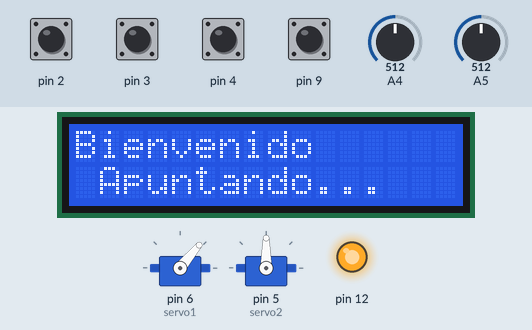
Recording of a sketch running on a simulated Arduino Uno, built with avr-gcc and run on an emulated ATmega328P. Parts: 2 × servo, 16×2 character LCD, output pins drawn as LEDs (lit = HIGH). The test bench sets the inputs (shaded band); at power-on: pin 2–4, pin 9 HIGH, A4 = 512, A5 = 512. What the sketch prints to the serial monitor is not drawn.

Above: at 1.4 s.
1.5 s: pin 9 pulled LOW for 0.25 s
At 2.8 s:
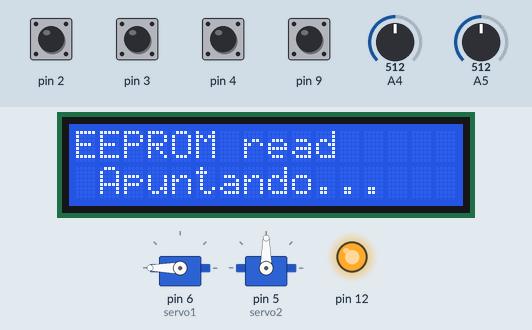
3.2 s: pin 3 pulled LOW for 0.25 s
At 4.7 s:
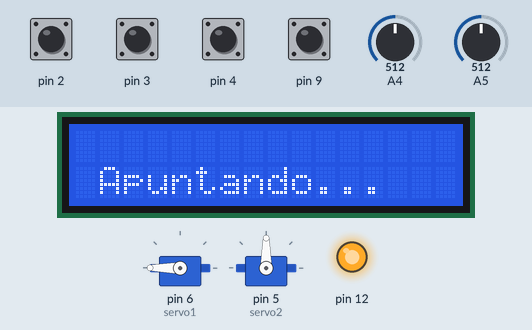
5.0 s: pin 2 pulled LOW for 0.25 s
At 5.12 s:
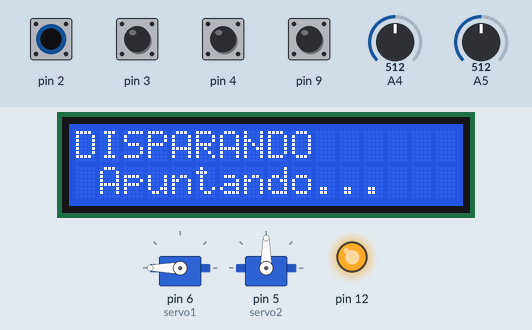
6.7 s: pin 4 pulled LOW for 0.25 s
At 7.4 s:
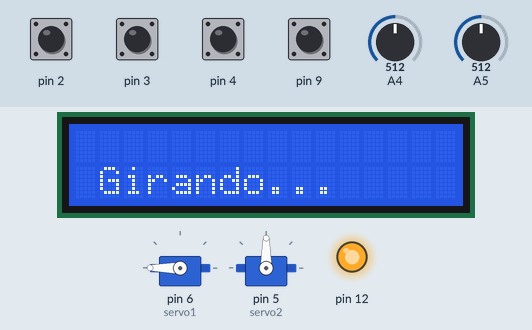
8.5 s: pin 2 pulled LOW for 1 s
At 9.3 s:
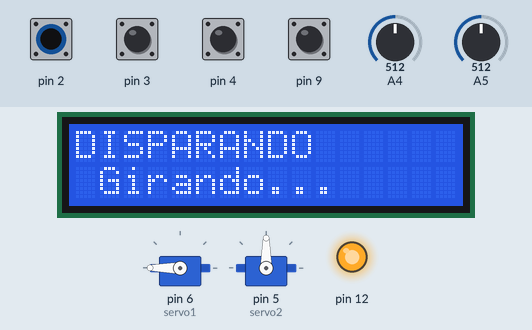
11.0 s: pin 9 pulled LOW for 1 s
At 12.4 s:
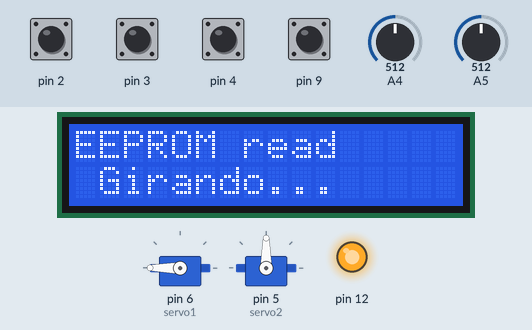
Timing chart, 0 to 14.0 s (numbered marks = the images above; inputs shaded):
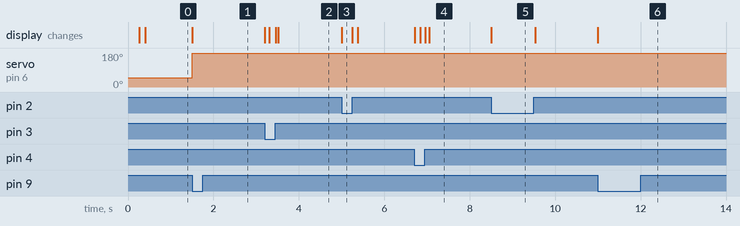

The sketch:

pruebasServo.ino
```cpp
#define F_CPU 8000000UL // Definir la frecuencia del MCU
#include <avr/io.h>
#include <util/delay.h>
#define BAUDRATE 9600
#define BAUD_PRESCALLER (((F_CPU / (BAUDRATE * 16UL))) - 1)


#include <LiquidCrystal.h>
#include <Servo.h>
#define direccion_angulo 0 //Direccion en donde se almacenara angulo para la EEPROM

Servo servo1;
Servo servo2;
int motorPin = 11;
int motorPin2 =10;

LiquidCrystal lcd(7,8,A0,A1,A2,A3); //Conexion de LCD a arduino

int angulos[] = {80};
int valor_angulo = 0;

void setup() {

  servo1.attach(6); //Servo en el pin 6
  servo2.attach(5);
  servo1.write(50);

  //***********************CONFIGURACIONES ADC*********************************
  ADMUX = 4;              //canal 0 = PC0 = A0
  // Configurar el pin como entrada
  DDRC &= ~(1 << PC4);
  // Configurar el pin como entrada
  DDRC &= ~(1 << PC5);
 // DDRC &= ~(1 << PC1);
  //Vref interno = 01
  ADMUX &= ~(1<<REFS1);
  ADMUX |= (1<<REFS0);

  ADMUX &= ~(1<<ADLAR);     //ajuste a la derecha de la salida de 10 bits

  delay(200);  //esperar a que se estabilice el voltaje

  // Configurar el prescaler a 128, debe ser siempre menor a 200KHz
  ADCSRA |= (1 << ADPS2) | (1 << ADPS1) | (1 << ADPS0);

  ADCSRA |= (1 << ADEN);    // Habilitar el ADC
  //DDRC = 0;
  //************************************************************************************

  //**********************CONFIGURACIONES BOTON***********************
   // Configurar PD2 como entrada con pull-down
  DDRD &= ~(1 << DDD2);
  PORTD |= (1 << PORTD2);
// Configurar PD3 como entrada con pull-down
  DDRD &= (1 << DDD3);
  PORTD |= (1 << PORTD3);
// Configurar PD4 como entrada con pull-down
  DDRD &= (1 << DDD4);
  PORTD |= (1 << PORTD4);

  // Configurar PB4 como entrada con pull-down
  DDRB &= (1 << DDB4);
  PORTB |= (1 << DDB4);

  // Configurar PB1 como entrada con pull-down
  DDRB &= (1 << DDB1);
  PORTB |= (1 << DDB1);


  //configuración de la interrupción
  PCIFR |= (1 << PCIF2); // Limpiar bandera de interrupción en el puerto D, ponemos en 1 para limpiar
  PCICR |= (1 << PCIE2); //habilitar el grupo de interrupciones del puerto D
  PCMSK2 |= (1 << PCINT18);  // Seleccionar el pin a monitorear en el registro PCMSK2, Bit 18 corresponde a PD2
  PCMSK2 |= (1 << PCINT19);  // Seleccionar el pin a monitorear en el registro PCMSK2, Bit 19 corresponde a PD3
  PCMSK2 |= (1 << PCINT20);  // Seleccionar el pin a monitorear en el registro PCMSK2, Bit 20 corresponde a PD4
  //PCMSK2 |= (1 << PCINT28);  // Seleccionar el pin a monitorear en el registro PCMSK2, Bit 20 corresponde a PD12
  PCIFR |= (1 << PCIF0); // Limpiar bandera de interrupción en el puerto D, ponemos en 1 para limpiar
  PCICR |= (1 << PCIE0);

  PCICR |= B00010010;
  PCMSK0 |= B00010000;
  PCMSK0 |= B00000010;
  //tiamo
//******************************************************************************

//********************CONFIGURACIONES INTERRUPCIONES servo****************************
//******************TEMP CTC***************
   // Configurar el temporizador en modo CTC
  TCCR0A = 0;//(1 << WGM01) | (0 << WGM00);
  // Configurar el divisor de reloj en 64
  TCCR0B = (0 << WGM02); // modo CTC
  TCCR0B |= (1 << CS02)| (0 << CS01)| (1 << CS00); //prescaler 1024
  TCNT0  = 0; // initialize counter value to 0
  // Configurar el valor del límite superior en 255
  OCR0A = 155;
  // Habilitar la interrupción de comparación
  TIMSK0 = (1 << OCIE0A);
  //*****************************************

  // TIMER 0 for interrupt frequency 1000 Hz:
  cli(); // stop interrupts
  TCCR0A = 0; // set entire TCCR0A register to 0
  TCCR0B = 0; // same for TCCR0B
  TCNT0  = 0; // initialize counter value to 0
  // set compare match register for 1000 Hz increments
  OCR0A = 249; // = 16000000 / (64 * 1000) - 1 (must be <256)
  // turn on CTC mode
  TCCR0B |= (1 << WGM01);
  // Set CS02, CS01 and CS00 bits for 64 prescaler
  TCCR0B |= (0 << CS02) | (1 << CS01) | (1 << CS00);
  // enable timer compare interrupt
  TIMSK0 |= (1 << OCIE0A);
  sei(); // allow interrupts
//*********************************************************************************
  Serial.begin(9600);
  Serial.println("setup realizado");
  pinMode(motorPin, OUTPUT);
  pinMode(motorPin2, OUTPUT);
  pinMode(6, OUTPUT);
  pinMode(5, OUTPUT);
  lcd.begin(16,2); //LCD de 16x2
  lcd.println("Bienvenido");

//*********************************************************************************
//USART
  USART_init();
  DDRB =0b00010000;

}
int pos1 = 0;
int pos2 = 0;
int bandera = 0;

void loop() {


char x= USART_receive();
if (x == 0)
  PORTB |= (1<<PB5);
else
  PORTB &= ~(1<<PB5);

  }


void USART_init(void) {
  UBRR0H = (uint8_t)(BAUD_PRESCALLER >> 8);
  UBRR0L = (uint8_t)(BAUD_PRESCALLER);
  UCSR0B = (1 << RXEN0) | (1 << TXEN0);
  UCSR0C = (1 << UCSZ01) | (1 << UCSZ00);
}

unsigned char USART_receive(void) {
  // Esperar a recibir datos
  while (!(UCSR0A & (1 << RXC0)));
  return UDR0; // Devolver el dato recibido
}


int count0 = 0;
ISR(TIMER0_COMPA_vect){ //1000HZ
   //interrupt commands for TIMER 0 here
   count0++;
   if (count0 >= 200){
      //Serial.println("0.2 seg en TMR0");
      ADCSRA |= (1 << ADSC);        // Iniciar la conversión
      while (ADCSRA & (1 << ADSC)); // Esperar a que la conversión termine
      uint16_t adcValue = ADC;      // obtener los 10 bits de la conversión ADCH:ADCL
      Serial.println(adcValue);
      count0 = 0;
      if (bandera == 1){
        Serial.println("Entra en admux 0");
          if(adcValue > 700){
          pos1 = pos1 +10;
          servo1.write(pos1);
          Serial.println("***********************");
        }
        else if (adcValue < 400){
          pos1 = pos1 -10;
          servo1.write(pos1);
          Serial.println("-----------------------");
        }
        lcd.setCursor(1,1);
        lcd.println("Girando...");
        }
      if (bandera == 0){
        Serial.println("Entra en admux 3");
        if(adcValue > 700){
          pos2 = pos2 +10;
          servo2.write(pos2);
        }
        else if (adcValue < 400){
          pos2 = pos2 -10;
          servo2.write(pos2);
        }
        lcd.setCursor(1,1);
        lcd.println("Apuntando...");
      }

  delay(200);
   }
}

ISR(PCINT2_vect) {
  cli();
  // Verificar si el pin 2 del puerto D cambió a HIGH
   	if ( PIND & (1 << PIND2) ) {
      //Código cuando PORTD2  pasa a HIGH
      digitalWrite(motorPin, LOW);
      digitalWrite(motorPin2, LOW);
      Serial.println ("PD2 HIGH");
      lcd.setCursor(0,0);
      lcd.println("             ");
      lcd.setCursor(1,1);
      lcd.println("             ");
    } else{
      //Código cuando PORTD2  pasa a LOW
      digitalWrite(motorPin, HIGH);
      digitalWrite(motorPin2, HIGH);
      Serial.println ("PD2 LOW");
      lcd.setCursor(0,0);
      lcd.println("DISPARANDO");
    }

    if ( (PIND & (1 << PIND3)) == 0) {
      //Código cuando PORTD2  pasa a HIGH
      Serial.println ("PD3 PRESIONADO");
      lcd.setCursor(0,0);
      lcd.println("Apunta");
      lcd.setCursor(1,1);
      lcd.println("         ");
      ADMUX =5;
      //Vref interno = 01
      ADMUX &= ~(1<<REFS1);
      ADMUX |= (1<<REFS0);

      ADMUX &= ~(1<<ADLAR);     //ajuste a la derecha de la salida de 10 bits
      //digitalWrite(motorPin, HIGH);
      bandera = 0;
    }
    if ( (PIND & (1 << PIND4)) == 0 ) {
      //Código cuando PORTD2  pasa a HIGH
      Serial.println ("PD4 PRESIONADO");
      lcd.setCursor(0,0);
      lcd.println("Gira:");
      lcd.setCursor(1,1);
      lcd.println("              ");
      ADMUX = 4;
      //Vref interno = 01
      ADMUX &= ~(1<<REFS1);
      ADMUX |= (1<<REFS0);

      ADMUX &= ~(1<<ADLAR);     //ajuste a la derecha de la salida de 10 bits
      //digitalWrite(motorPin, HIGH);
      bandera = 1;
    }

  PCIFR |= (1 << PCIF2); // Limpiar bandera de interrupción en el puerto D, se apaga automatico en la interrupcion
  sei(); // Habilitar interrupciones globales
}

ISR(PCINT0_vect) {
  cli();
  if ( (PINB & (1 << PINB4)) == 0 ) {
      //Código cuando PORTD2  pasa a HIGH
      Serial.println ("PD12 PRESIONADO");
      lcd.setCursor(0,0);
      lcd.println("EEPROM write");
      int angulo1 = angulos[0];
      EEPROM_write(direccion_angulo,angulo1);
      //servo1.write(angulo1);
    }
  if ((PINB & (1 << PINB1)) == 0 ){
    Serial.println ("PD9 PRESIONADO");
    lcd.setCursor(0,0);
    lcd.println("EEPROM read");
    valor_angulo = EEPROM_read(direccion_angulo);
    servo1.write(valor_angulo);

  }
}


//Escribir en EEPROM
void EEPROM_write(unsigned int uiAddress, unsigned char ucData){
  //Wait for comletion of previous write
  while(EECR &(1<<EEPE));
  //Set up address and data registers
  EEAR = uiAddress;
  EEDR = ucData;
  //Write logical one to EEMPE
  EECR |= (1<<EEMPE);
  //Start eeprom write by setting EEPE
  EECR |= (1<<EEPE);
}


//Leer EEPROM
unsigned char EEPROM_read(unsigned int uiAddress){
  //wait for completion of previous write
  while(EECR & (1<<EEPE));
  //Set the address register
  EEAR = uiAddress;
  //Start eeprom read by writing EERE
  EECR |= (1<<EERE);
  //Return data from Data Register
  return EEDR;
 }
```

Measured:
- after the input at 1.5 s, servo on pin 6 (servo1): 50° → 180° at once; the display: changes at once (image 1)
- after the input at 3.2 s, the display: first changes at once (image 2 shows a later state)
- after the input at 5.0 s, the display: changes at once (image 3)
- after the input at 6.7 s, the display: first changes at once (image 4 shows a later state)
- after the input at 8.5 s, the display: changes at once (image 5)
- after the input at 11.0 s, the display: changes at once (image 6)
